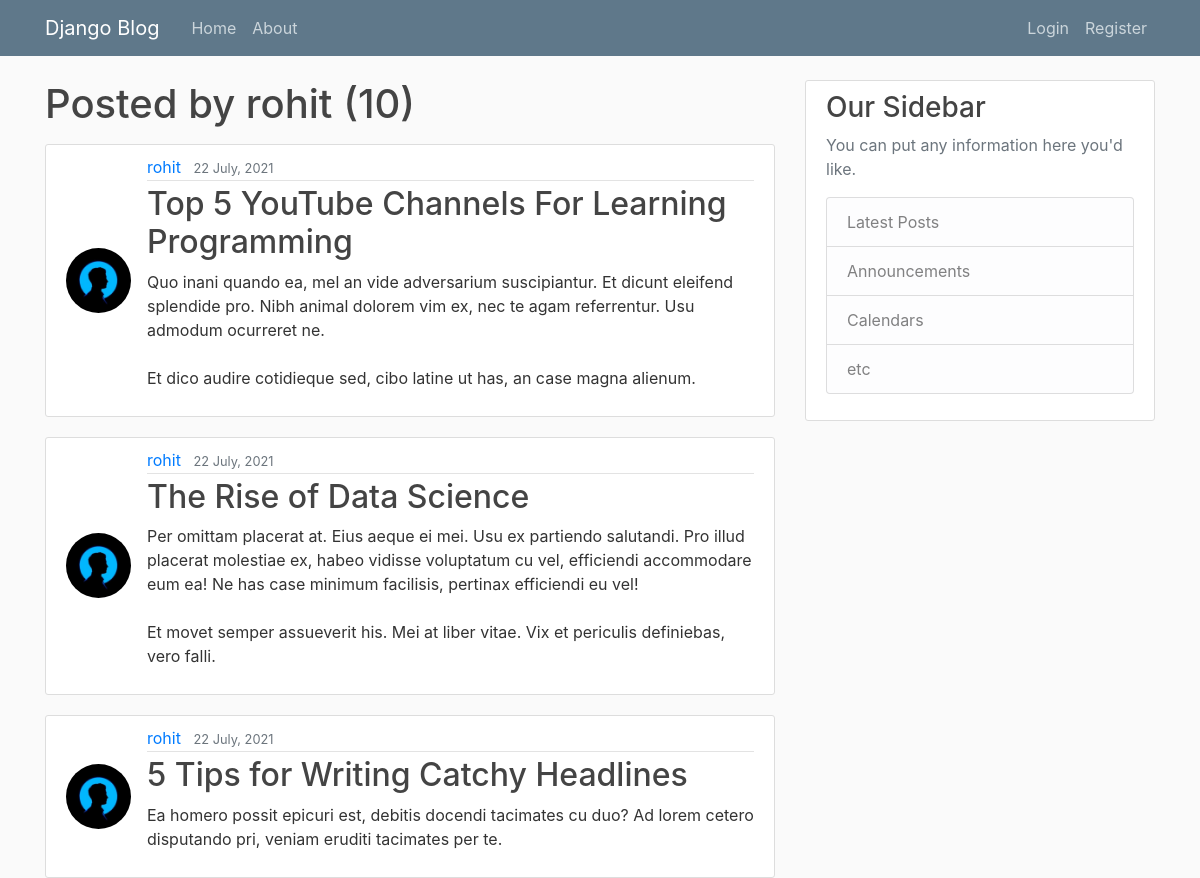
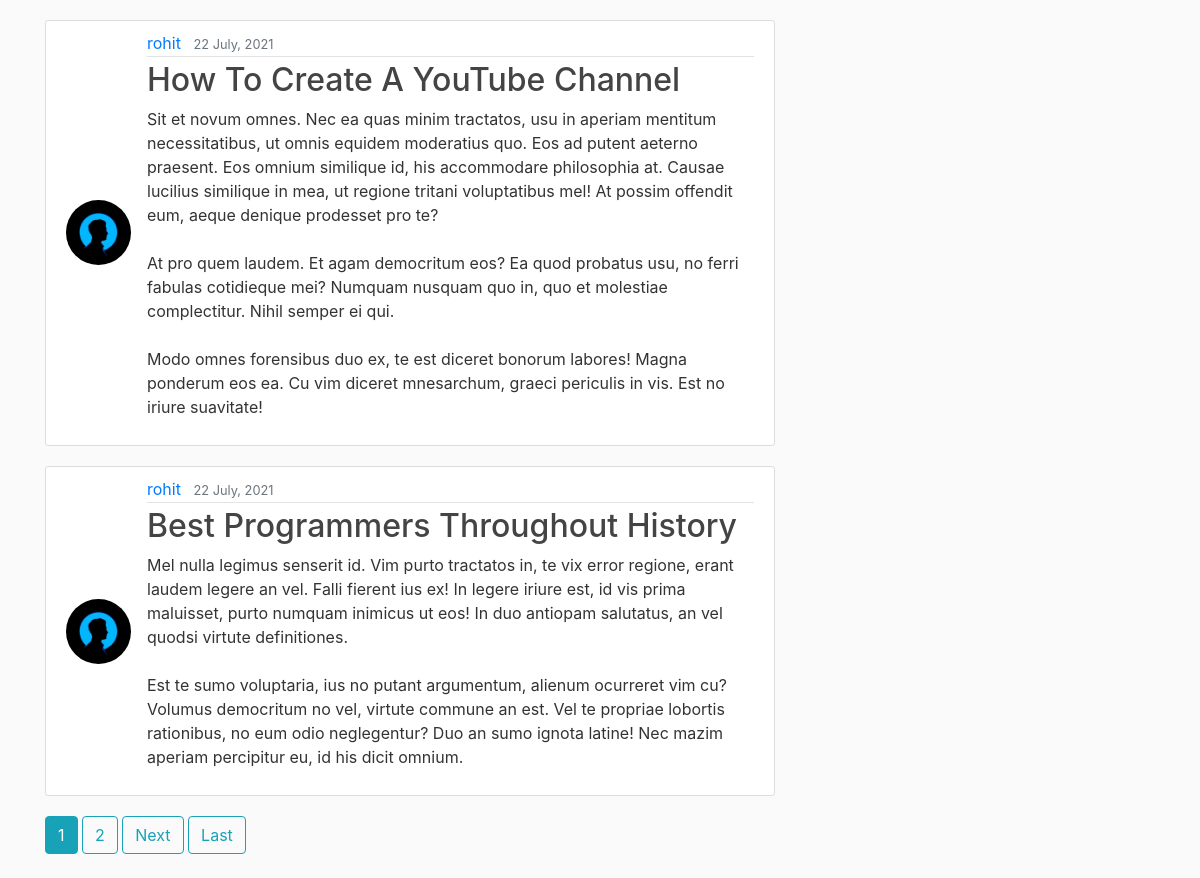
Page /user/rohit on the committed database (2 pictures, top to bottom).
### blog/models.py (models this page shows, shortened)
class Post(models.Model):
    title = models.CharField(max_length=100)
    content = models.TextField()
    date_posted = models.DateTimeField(default=timezone.now)
    author = models.ForeignKey(User, on_delete=models.CASCADE)

### users/models.py (models this page shows, shortened)
class profile(models.Model):
    User = models.OneToOneField(User, on_delete=models.CASCADE)
    image = models.ImageField(default = "default.jpg", upload_to='profile_pics')

### blog/views.py (the view)
# urls.py: path('user/<str:username>', UserPostListView.as_view(), name='user-posts'),
class UserPostListView(ListView):
    model = Post
    template_name = 'blog/user_posts.html'
    context_object_name = 'posts'
    paginate_by = 5
    def get_queryset(self):
        user = get_object_or_404(User, username = self.kwargs.get('username'))
        return Post.objects.filter(author = user).order_by('-date_posted')

### blog/templates/blog/user_posts.html (shortened to what this page needs)
{% extends "blog/base.html" %}
{% block content %}
    <h1 class="mb-3">Posted by {{ view.kwargs.username }} ({{ page_obj.paginator.count }})</h1>
    {% for post in posts %}
        <article class="media content-section">
          <img class="article-img rounded-circle" src="{{ post.author.profile.image.url }}" alt="">
          <div class="media-body">
            <div class="article-metadata">
              <a class="mr-2" href="{% url 'user-posts' post.author.username %}">{{ post.author }}</a>
              <small class="text-muted">{{ post.date_posted|date:'d F, Y' }}</small>
            </div>
            <h2><a class="article-title" href="{% url 'post-detail' post.id %}">{{ post.title }}</a></h2>
            <p class="article-content">{{ post.content }}</p>
          </div>
        </article>
    {% endfor %}
    {% if is_paginated %}
        {% for num in page_obj.paginator.page_range %}
          {% if page_obj.number == num %}
              <a href="?page={{num}}" class='btn btn-info mb-4'>{{num}}</a>
            {% elif num > page_obj.number|add:'-3' and num < page_obj.number|add:'3' %}
              <a href="?page={{num}}" class='btn btn-outline-info mb-4'>{{num}}</a>
          {% endif %}
        {% endfor %}
        {% if page_obj.has_next %}
        <a href="?page={{page_obj.next_page_number}}" class='btn btn-outline-info mb-4'>Next</a>
        <a href="?page={{page_obj.paginator.num_pages}}" class='btn btn-outline-info mb-4'>Last</a>
        {% endif %}
    {% endif %}
{% endblock content %}

### blog/static/blog/main.css (style rules this page uses)
body { background: #fafafa; color: #333333; margin-top: 5rem; }
h1, h2, h3, h4, h5, h6 { color: #444444; }
.content-section { background: #ffffff; padding: 10px 20px; border: 1px solid #dddddd; border-radius: 3px; margin-bottom: 20px; align-items: center; }
.article-title { color: #444444; }
.article-content { white-space: pre-line; }
.article-img { height: 65px; width: 65px; margin-right: 16px; }
.article-metadata { padding-bottom: 1px; margin-bottom: 4px; border-bottom: 1px solid #e3e3e3 }

### rows in the picture
Post: author.profile.image (placeholder picture), author "rohit", date_posted "22 July, 2021", title "Top 5 YouTube Channels For Learning Programming", content "Quo inani quando ea, mel an vide adversarium suscipiantur. Et dicunt eleifend splendide pro. Nibh animal dolorem vim ex, nec te agam referrentur. Usu admodum ocurreret ne. Et dico audire cotidieque sed, cibo latine ut has, an case magna alienum."
Post: author.profile.image (placeholder picture), author "rohit", date_posted "22 July, 2021", title "The Rise of Data Science", content "Per omittam placerat at. Eius aeque ei mei. Usu ex partiendo salutandi. Pro illud placerat molestiae ex, habeo vidisse voluptatum cu vel, efficiendi accommodare eum ea! Ne has case minimum facilisis, pertinax efficiendi eu vel! Et movet semper assueverit his. Mei at liber vitae. Vix et periculis definiebas, vero falli."
Post: author.profile.image (placeholder picture), author "rohit", date_posted "22 July, 2021", title "5 Tips for Writing Catchy Headlines", content "Ea homero possit epicuri est, debitis docendi tacimates cu duo? Ad lorem cetero disputando pri, veniam eruditi tacimates per te."
Post: author.profile.image (placeholder picture), author "rohit", date_posted "22 July, 2021", title "How To Create A YouTube Channel", content "Sit et novum omnes. Nec ea quas minim tractatos, usu in aperiam mentitum necessitatibus, ut omnis equidem moderatius quo. Eos ad putent aeterno praesent. Eos omnium similique id, his accommodare philosophia at. Causae lucilius similique in mea, ut regione tritani voluptatibus mel! At possim offendit eum, aeque denique prodesset pro te? At pro quem laudem. Et agam democritum eos? Ea quod probatus usu, no ferri fabulas cotidieque mei? Numquam nusquam quo in, quo et molestiae complectitur. Nihil semper ei qui. Modo omnes forensibus duo ex, te est diceret bonorum labores! Magna ponderum eos ea. Cu vim diceret mnesarchum, graeci periculis in vis. Est no iriure suavitate!"
Post: author.profile.image (placeholder picture), author "rohit", date_posted "22 July, 2021", title "Best Programmers Throughout History", content "Mel nulla legimus senserit id. Vim purto tractatos in, te vix error regione, erant laudem legere an vel. Falli fierent ius ex! In legere iriure est, id vis prima maluisset, purto numquam inimicus ut eos! In duo antiopam salutatus, an vel quodsi virtute definitiones. Est te sumo voluptaria, ius no putant argumentum, alienum ocurreret vim cu? Volumus democritum no vel, virtute commune an est. Vel te propriae lobortis rationibus, no eum odio neglegentur? Duo an sumo ignota latine! Nec mazim aperiam percipitur eu, id his dicit omnium."

### other values in the picture
{{ view.kwargs.username }} "rohit"
{{ page_obj.paginator.count }} "10"
{{ num }} "1"
{{ num }} "2"
